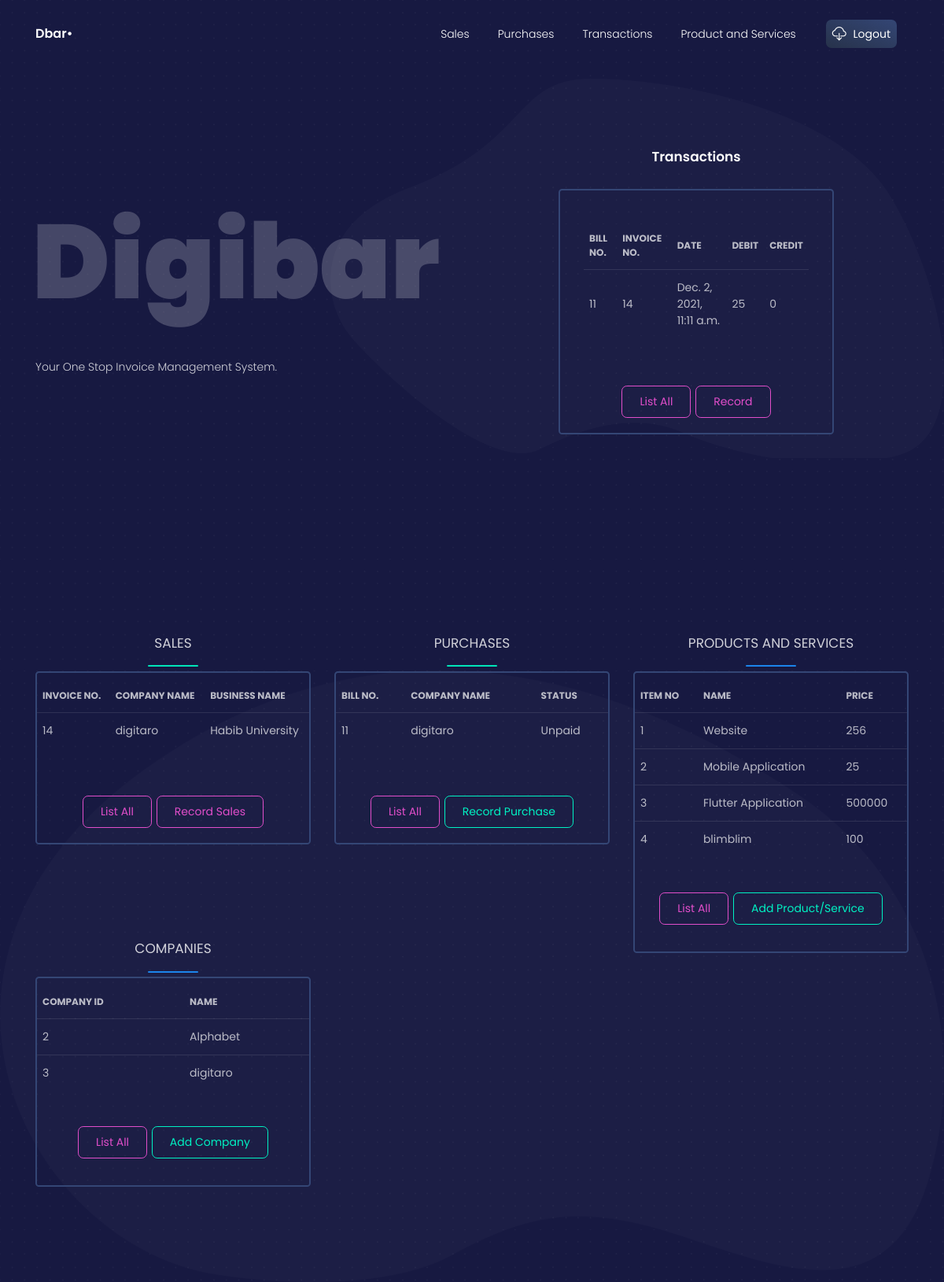
Before: /dashboard (signed in) with the older database file.
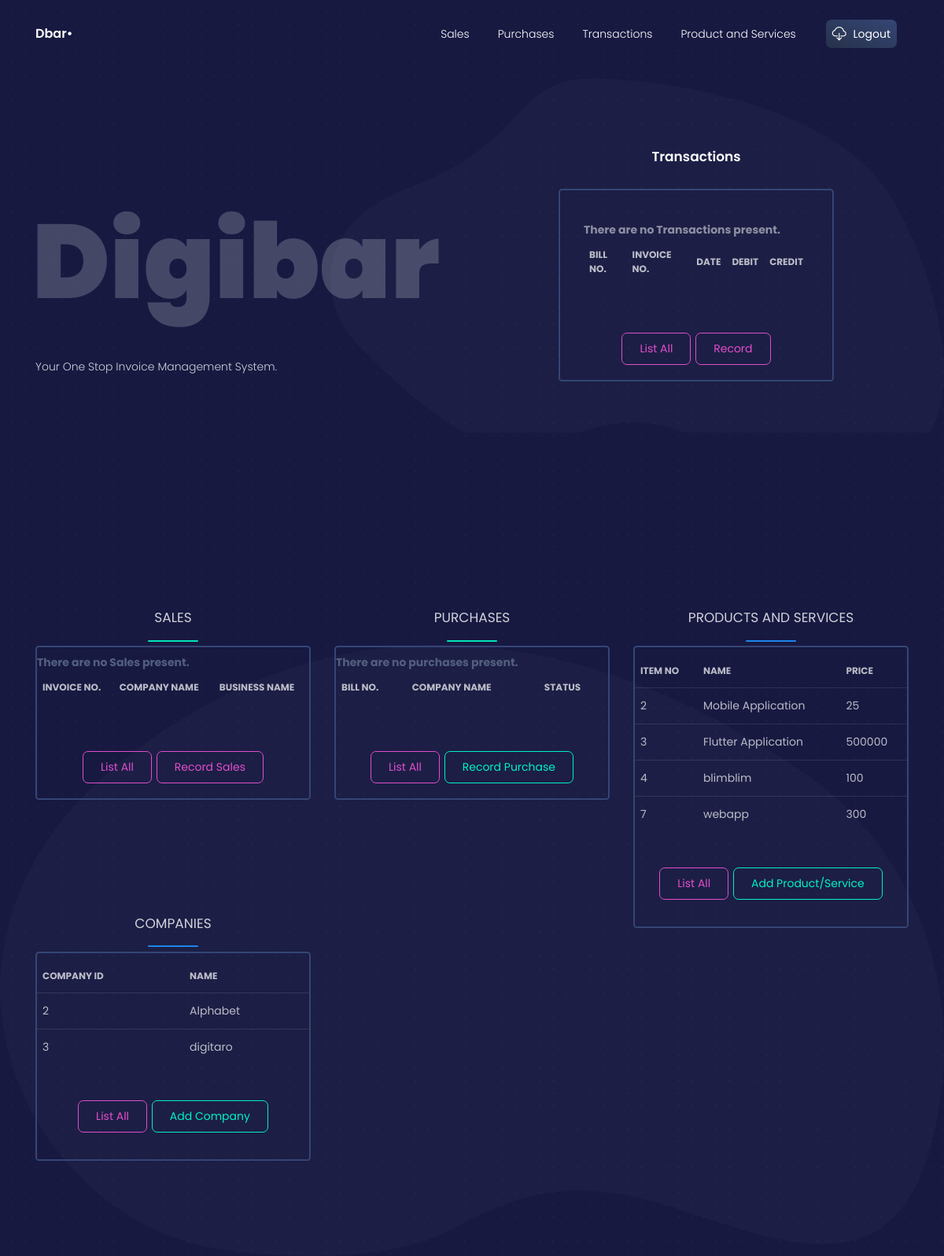
After: the same page with the newer database file.
### crm/models.py (models this page shows, shortened)
class Transaction(models.Model):
    transactionID = models.AutoField(primary_key=True)
    billID = models.ForeignKey(Purchases, on_delete=models.CASCADE)
    salesID = models.ForeignKey(Sales, on_delete=models.CASCADE)
    date = models.DateTimeField(auto_now=False, auto_now_add=False)
    debit = models.IntegerField()
    credit = models.IntegerField()

class Purchases(models.Model):
    billID = models.AutoField(primary_key=True)
    companyID = models.ForeignKey(Company, on_delete=models.CASCADE)
    businessID = models.ForeignKey(Business, on_delete=models.CASCADE)
    items = models.ManyToManyField(ProductsAndServices)
    STAT = (
        ('Paid', 'Paid'),
        ('Unpaid', 'Unpaid')
    )
    status = models.CharField(max_length=64, choices=STAT)
    def __str__(self):
        return str(self.billID)

class Sales(models.Model):
    salesID = models.AutoField(primary_key=True)
    companyID = models.ForeignKey(Company, on_delete=models.CASCADE)
    businessID = models.ForeignKey(Business, on_delete=models.CASCADE)
    items = models.ManyToManyField(ProductsAndServices)
    STAT = (
        ('A', 'Approved'),
        ('NA', 'NotApproved')
    )
    status = models.CharField(max_length=2, choices=STAT)
    def __str__(self):
        return str(self.salesID)

class Company(models.Model):
    companyID = models.AutoField(primary_key=True)
    companyName = models.CharField(max_length=64)
    companyEmail = models.EmailField(max_length=254)
    companyPhoneNumber = models.IntegerField()
    def __str__(self):
        return self.companyName

class Business(models.Model):
    businessID = models.AutoField(primary_key=True)
    businessName = models.CharField(max_length=64)
    ORGANISATION_TYPE = (
        ('SP', 'SoleProprietor'),
        ('P', 'Partnership'),
        ('PL', 'PrivateLimited'),
        ('PBL', 'PublicLimited')
    )
    organisationType = models.CharField(
        max_length=3, choices=ORGANISATION_TYPE)
    businessType = models.CharField(max_length=64)
    CUREN = (
        ('PKR', 'Pakistani Ruppee'),
        ('USD', 'United States Dollar'),
        ('EUR', 'Euro'),
        ('AED', 'Dirham'),
        ('CAD', 'Canadian Dollar'),
        ('AUD', 'Australian Dollar')
    )
    currency = models.CharField(max_length=3, choices=CUREN)
    def __str__(self):
        return self.businessName

class ProductsAndServices(models.Model):
    itemID = models.AutoField(primary_key=True)
    psName = models.CharField(max_length=512)
    isProduct = models.BooleanField()
    itemDescription = models.CharField(max_length=500)
    rate = models.IntegerField()

### crm/views.py (the view)
# urls.py: path('dashboard', views.dashboard, name='dashboard'),
@login_required
def dashboard(request):
    sales_list = Sales.objects.order_by('salesID')[:5]
    Purchases_list = Purchases.objects.order_by('billID')[:5]
    PNS_list = ProductsAndServices.objects.order_by('itemID')[:5]
    Trans_list = Transaction.objects.order_by('transactionID')[:5]
    companies_list = Company.objects.order_by('companyID')[:5]
    context_dict = {'Sales': sales_list, 'Purchases': Purchases_list,
                    'ProductandServices': PNS_list, 'Transaction': Trans_list, 'Companies': companies_list}
    return render(request, 'dashboard.html', context_dict)

### templates/dashboard.html (shortened to what this page needs)
{% load static %}
{% load static %}
{% load widget_tweaks %}
<!DOCTYPE html>
<html lang="en">
<head>
  <link href="https://use.fontawesome.com/releases/v5.0.6/css/all.css" rel="stylesheet">
    <link rel="stylesheet" href="https://maxcdn.bootstrapcdn.com/bootstrap/4.5.2/css/bootstrap.min.css">
  <link href="{% static './css/nucleo-icons.css' %}" rel="stylesheet" />
  <link href="{% static './css/blk-design-system.css' %}" rel="stylesheet" />
  <link href="{% static './demo/demo.css' %}" rel="stylesheet" />
</head>
<body class="profile-page">
  <nav class="navbar navbar-expand-lg fixed-top navbar-transparent " color-on-scroll="100">
    <div class="container">
      <div class="navbar-translate">
        <a class="navbar-brand" href="#" target="">
          <span>Dbar•</span>
        </a>
      </div>
      <div class="collapse navbar-collapse justify-content-end" id="navigation">
        <ul class="navbar-nav">
        <li class="nav-item">
            <a class="nav-link" href="{% url 'invoices' %}">Sales</a>
          </li>
          <li class="nav-item">
            <a class="nav-link" href="{% url 'purchases' %}">Purchases</a>
          </li>
          <li class="nav-item">
            <a class="nav-link" href="{% url 'transaction' %}">Transactions</a>
          </li>
          <li class="nav-item">
            <a class="nav-link" href="{% url 'productandservice' %}">Product and Services</a>
          </li>
          <li class="nav-item">
            <a class="nav-link btn btn-default d-none d-lg-block" href="{% url 'logout' %}">
              <i class="tim-icons icon-cloud-download-93"></i> Logout
            </a>
          </li>
        </ul>
      </div>
    </div>
  </nav>
  <div class="wrapper">
    <div class="page-header">
      <img src="../assets/img/dots.png" class="dots">
      <img src="../assets/img/path4.png" class="path">
      <div class="container align-items-center">
        <div class="row">
          <div class="col-lg-6 col-md-6">
            <h5 class="text-on-back">Digibar</h5>
            <br /><br />
            <p class="profile-description">Your One Stop Invoice Management System.</p>
          </div>
          <div class="col-lg-4 col-md-6 ml-auto mr-auto">
            <div class="card card-coin card-plain">
              <div class="card-header">
                <h4 class="title">Transactions</h4>
              </div>
              <div class="card-body">
                <div class="tab-content tab-subcategories">
                  <div class="tab-pane active" id="linka">
                    <div class="table-responsive">
                      <table class="table tablesorter " id="plain-table">
                        <thead class=" text-primary">
                          <tr>
                            <th class="header">Bill No.</th>
                            <th class="header">Invoice No.</th>
                            <th class="header">Date</th>
                            <th class="header">Debit</th>
                            <th class="header">Credit</th>
                          </tr>
                        </thead>
                        <tbody>
                        {% if Transaction %}
                          {% for category in Transaction %}
                          <tr>
                            <td>{{ category.billID }}</td>
                            <td>{{ category.salesID}}</td>
                            <td>{{ category.date }}</td>
                            <td>{{ category.debit }}</td>
                            <td>{{ category.credit }}</td>
                          </tr>
                          {% endfor %}
                        {% else %}
                        <tr>
                            <strong>There are no Transactions present.</strong>
                        </tr>
                        {% endif %}
                        </tbody>
                      </table>
                    </div>
                  </div>
                </div>
              </div>
              <div class="card-footer text-center">
                <a href='{% url 'view_transactions' %}' class="btn btn-primary btn-simple">List All</a>
                <a href='{% url 'transaction' %}' class="btn btn-primary btn-simple">Record</a>
              </div>
            </div>
          </div>
        </div>
      </div>
    </div>
    <section class="section section-lg section-coins">
      <img src="../assets/img/path3.png" class="path">
      <div class="container">
        <div class="row">
          <div class="col-md-4">
          </div>
        </div>
        <div class="row">
          <div class="col-md-4">
            <div class="card card-coin card-plain">
              <div class="card-header">
              </div>
              <div class="card-body">
              <div class="row">
                  <div class="col-md-12 text-center">
                    <h4 class="text-uppercase">Sales</h4>
                    <hr class="line-success">
                  </div>
                </div>
                <div class="row">
                    <div class="table-responsive justify-content-center">
                      <table class="table tablesorter " id="plain-table">
                        <thead class=" text-primary">
                          <tr>
                            <th class="header">Invoice No.</th>
                            <th class="header">Company Name</th>
                            <th class="header">Business Name</th>
                          </tr>
                        </thead>
                        <tbody>
                          {% if Sales %}
                          {% for sale in Sales %}
                          <tr>
                            <td>
                              {{ sale.salesID }}
                            </td>
                            <td>
                              {{ sale.companyID }}
                            </td>
                            <td>
                              {{ sale.businessID }}
                            </td>
                          </tr>
                          {% endfor %}
                        {% else %}
                        <tr><strong>There are no Sales present.</strong></tr>
                        {% endif %}
                        </tbody>
                      </table>
                    </div>
                </div>
              </div>
              <div class="card-footer text-center">
                <a href='{% url 'view_invoices' %}' class="btn btn-primary btn-simple">List All</a>
                <a href='{% url 'invoices' %}' class="btn btn-primary btn-simple">Record Sales</a>
              </div>
            </div>
          </div>
          <div class="col-md-4">
            <div class="card card-coin card-plain">
              <div class="card-header">
              </div>
              <div class="card-body">
                <div class="row">
                  <div class="col-md-12 text-center">
                    <h4 class="text-uppercase">Purchases</h4>
                    <hr class="line-success">
                  </div>
                </div>
                <div class="row">
                  <div class="table-responsive justify-content-center">
                      <table class="table tablesorter " id="plain-table">
                        <thead class=" text-primary">
                          <tr>
                            <th class="header">
                              Bill No.
                            </th>
                            <th class="header">
                              Company Name
                            </th>
                            <th class="header">
                              Status
                            </th>
                          </tr>
                        </thead>
                        <tbody>
                          {% if Purchases %}
                          {% for category in Purchases %}
                          <tr>
                            <td>
                              {{ category.billID }}
                            </td>
                            <td>
                              {{ category.companyID }}
                            </td>
                            <td>
                              {{ category.status }}
                            </td>
                          </tr>
                          {% endfor %}
                        {% else %}
                        <tr>
                            <strong>There are no purchases present.</strong>
                        </tr>
                        {% endif %}
                        </tbody>
                      </table>
                    </div>
                </div>
              </div>
              <div class="card-footer text-center">
                <a href='{% url 'view_purchases' %}' class="btn btn-primary btn-simple">List All</a>
                <a href='{% url 'purchases' %}' class="btn btn-success btn-simple">Record Purchase</a>
              </div>
            </div>
          </div>
          <div class="col-md-4">
            <div class="card card-coin card-plain">
              <div class="card-header">
              </div>
              <div class="card-body">
                <div class="row">
                  <div class="col-md-12 text-center">
                    <h4 class="text-uppercase">Products and Services</h4>
                    <hr class="line-info">
                  </div>
                </div>
                <div class="row">
                  <div class="table-responsive justify-content-center">
                      <table class="table tablesorter " id="plain-table">
                        <thead class=" text-primary">
                          <tr>
                            <th class="header">Item no</th>
                            <th class="header">Name</th>
                            <th class="header">Price</th>
                          </tr>
                        </thead>
                        <tbody>
                          {% if ProductandServices %}
                          {% for ps in ProductandServices %}
                          <tr>
                            <td>{{ ps.itemID }}</td>
                            <td>{{ ps.psName }}</td>
                            <td>{{ ps.rate }}</td>
                          </tr>
                          {% endfor %}
                        {% else %}
                        <tr>
                            <strong>There are no prodcuts or services present.</strong>
                        </tr>
                        {% endif %}
                        </tbody>
                      </table>
                    </div>
              </div>
              <div class="card-footer text-center">
              <a href='{% url 'view_productandservices' %}' class="btn btn-primary btn-simple">List All</a>
                <a href='{% url 'productandservice' %}' class="btn btn-success btn-simple">Add Product/Service</a>
              </div>
            </div>
          </div>
        </div>
        <div class="col-md-4">
          <div class="card card-coin card-plain">
            <div class="card-header">
            </div>
            <div class="card-body">
              <div class="row">
                <div class="col-md-12 text-center">
                  <h4 class="text-uppercase">Companies</h4>
                  <hr class="line-info">
                </div>
              </div>
              <div class="row">
                <div class="table-responsive justify-content-center">
                    <table class="table tablesorter " id="plain-table">
                      {% if Companies %}
                      <thead class=" text-primary">
                        <tr>
                          <th class="header">Company ID</th>
                          <th class="header">Name</th>
                        </tr>
                      </thead>
                      <tbody>
                        {% for company in Companies %}
                        <tr>
                          <td>{{ company.companyID }}</td>
                          <td>{{ company.companyName }}</td>
                        </tr>
                        {% endfor %}
                      </tbody>
                      {% else %}
                      <tr>
                          <strong>There are no Companies present.</strong>
                      </tr>
                      {% endif %}
                    </table>
                  </div>
            </div>
            <div class="card-footer text-center">
            <a href='{% url 'view_companies' %}' class="btn btn-primary btn-simple">List All</a>
              <a href='{% url 'companies' %}' class="btn btn-success btn-simple">Add Company</a>
            </div>
          </div>
      </div>
    </section>
  </div>
</body>
</html>

Changed rows visible on the page:
removed Transaction: billID "11", salesID "14", date "Dec. 2, 2021, 11:11 a.m.", debit "25", credit "0"
removed Sales: salesID "14", companyID "digitaro", businessID "Habib University"
removed Purchases: billID "11", companyID "digitaro", status "Unpaid"
removed ProductsAndServices: itemID "1", psName "Website", rate "256"
added ProductsAndServices: itemID "7", psName "webapp", rate "300"
Other visible differences:
text now shown: "There are no Transactions present. There are no Sales present. There are no purchases present."
